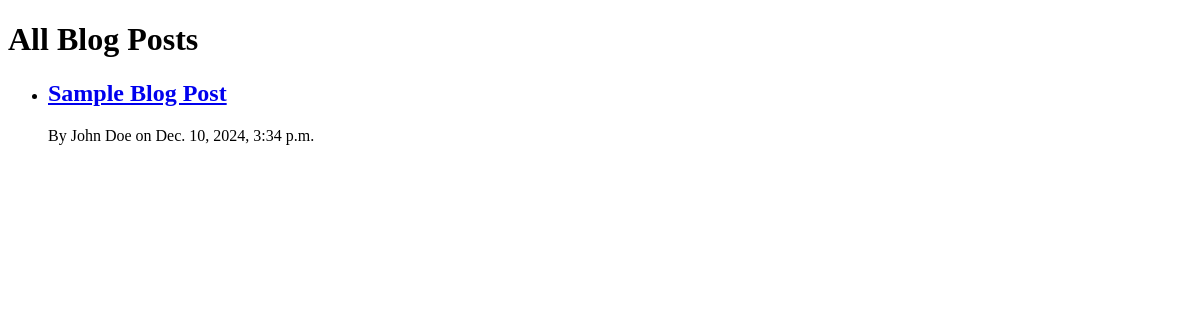
The page /blogs/ on the database as committed earlier.
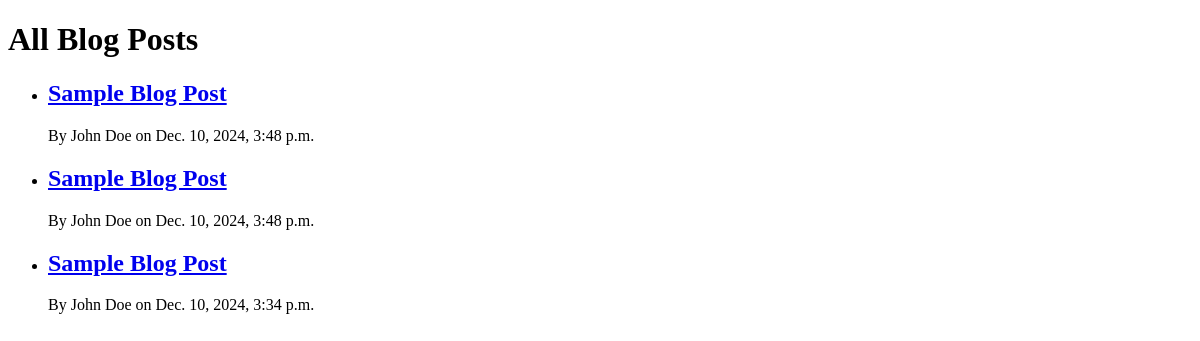
The same page on the database as committed later.
### blog/models.py (models this page shows, shortened)
class Post(models.Model):
    STATUS_CHOICES = [
        ('draft', 'Draft'),
        ('published', 'Published'),
    ]
    title = models.CharField(max_length=200)
    content = models.TextField()
    published_date = models.DateTimeField(default=now)
    author = models.ForeignKey(Author, on_delete=models.CASCADE, related_name='posts')
    status = models.CharField(max_length=10, choices=STATUS_CHOICES, default='draft')

class Author(models.Model):
    name = models.CharField(max_length=100)
    email = models.EmailField(unique=True)

### blog/views.py (the view)
# urls.py: path('', PostListView.as_view(), name='post-list'),
class PostListView(ListView):
    model = Post
    context_object_name = 'posts'
    template_name = 'blog/post_list.html'
    queryset = Post.objects.filter(status='published').select_related('author').order_by('-published_date')

### blog/templates/blog/post_list.html (shortened to what this page needs)
<!DOCTYPE html>
<html lang="en">
<head>
</head>
<body>
    <h1>All Blog Posts</h1>
    <ul>
        {% for post in posts %}
            <li>
                <h2>
                    <a href="{% url 'post-detail' post.pk %}">{{ post.title }}</a>
                </h2>
                <p>
                    By {{ post.author.name }} on {{ post.published_date }}
                </p>
            </li>
        {% endfor %}
    </ul>
</body>
</html>

Rows that differ between the two databases and show on the page:
added Post: title "Sample Blog Post", author.name "John Doe", published_date "Dec. 10, 2024, 3:48 p.m."
added Post: title "Sample Blog Post", author.name "John Doe", published_date "Dec. 10, 2024, 3:48 p.m."
